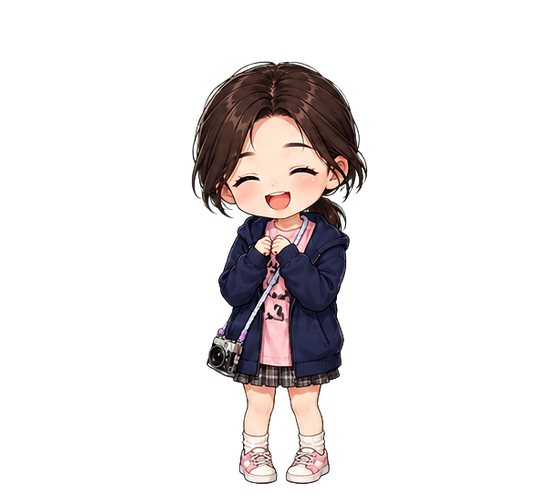
#> input picture assets/pet/interact/happy_01.png, 560 x 500 px
$ python -i compose_advanced_extension_candidates.py   (imports and definitions only)
#> lines starting #> are read from the running program, lines starting #| are printed output that depends on the picture
#> further down, picture is the input picture: PIL image 560x500 RGBA; mean R, G, B, A 19.9, 16.3, 16.3, 42.4
"""
本模块从当前宠物已经批准并装配的基础帧确定性合成标准进阶版候选图集。

职责范围：
- 只复用当前宠物 runtime 中已经通过基础门禁的角色像素，不重新生成或换脸；
- 为招牌挥手、专注工作、开心跳跃和等待回应生成带相位的规则图集；
- 从同一中性身体合成六帧微表情，仅在局部脸区替换已批准表情像素；
- 同时输出透明图集与绿色审查底图，供 prepare_extension_sheet.py 拆帧；
- 不修改 pet-config.json、workflow.json、当前 runtime 或任何既有扩展版本。

该工具生成的是待视觉验收候选，不代表扩展动作已经获批或允许激活。
"""

from __future__ import annotations

import argparse
import hashlib
import json
from pathlib import Path

from PIL import Image, ImageDraw, ImageFilter


CANVAS_SIZE = (560, 500)


# [20 lines left out: functions file_sha256, load_rgba, not called in this run]


def anchored_transform(
    image: Image.Image,
    *,
    angle: float = 0,
    scale_x: float = 1,
    scale_y: float = 1,
    offset_x: int = 0,
    offset_y: int = 0,
) -> Image.Image:
    """围绕主体脚底中心做缩放、旋转和平移，保持透明固定画布。"""
#> called with angle = 0, scale_x = 1, scale_y = 1, offset_x = 0, offset_y = 0

    bbox = image.getchannel("A").getbbox()
#> bbox = (191, 61, 368, 484)
    if bbox is None:
        raise ValueError("不能变换透明空帧")
    subject = image.crop(bbox)
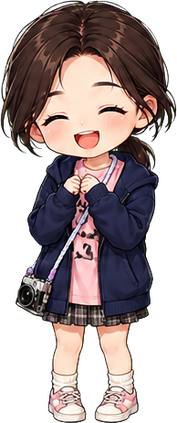
#> subject: PIL image 177x423 RGBA; mean R, G, B, A 74.4, 61, 61, 158.6; transparent parts drawn white
    resized = subject.resize(
        (
            max(1, round(subject.width * scale_x)),
            max(1, round(subject.height * scale_y)),
        ),
        Image.Resampling.LANCZOS,
    )
    rotated = resized.rotate(
        angle,
        resample=Image.Resampling.BICUBIC,
        expand=True,
    )
    baseline = bbox[3] + offset_y
#> baseline = 484
    center_x = (bbox[0] + bbox[2]) // 2 + offset_x
#> center_x = 279
    x = center_x - rotated.width // 2
#> x = 191
    y = baseline - rotated.height
#> y = 61
    result = Image.new("RGBA", CANVAS_SIZE, (0, 0, 0, 0))
#> result: PIL image 560x500 RGBA; every value is 0
    result.alpha_composite(rotated, (x, y))
    return result


# [228 lines left out: functions normalize_full_character, feathered_face_patch, add_blush, make_sheet, compose, main, not called in this run]


# [2 lines not run here, left out]

>>> from PIL import Image
>>> picture = Image.open('../assets/pet/interact/happy_01.png')
>>> result = anchored_transform(picture)
